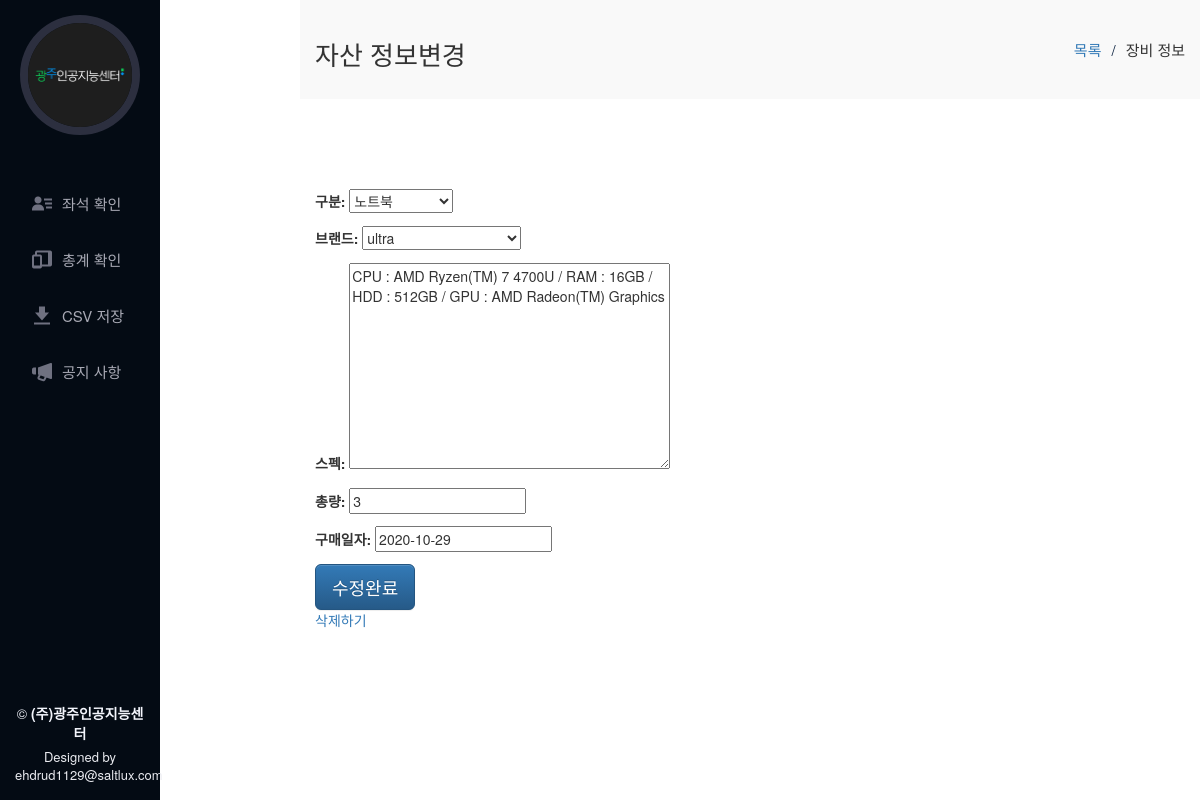
Screenshot of /check_total_update/25 with the database file from the repository.
### app_equipments/models.py (models this page shows, shortened)
class Device(models.Model):
    device_id = models.AutoField(primary_key=True)
    purchase_date = DateField(default=datetime.date.today)
    category = models.CharField(max_length=20, default='', choices=CATEGORY_CHOICES)
    brand = models.CharField(max_length=20, default='', choices=BRAND_CHOICES)
    amount = models.IntegerField(default=1)
    spec = models.TextField(blank=True, default='')
    is_assets = models.CharField(blank=True, max_length=20, default='', choices=IS_ASSETS_CHOICES)
    etc = models.TextField(blank=True, default='')
    class Meta:
        ordering = ('category', 'brand', 'purchase_date')

### app_equipments/views.py (the view)
# urls.py: path('check_total_update/<int:device_id>', check_total_update, name='check_total_update'),
def check_total_update(request, device_id):
    device = Device.objects.get(device_id=device_id)
    if request.method == "POST":
        form = DeviceNewForm(request.POST)
        if form.is_valid():
            device.category = form.cleaned_data['category']
            device.brand = form.cleaned_data['brand']
            device.spec = form.cleaned_data['spec']
            device.amount = form.cleaned_data['amount']
            device.purchase_date = form.cleaned_data['purchase_date']
            device.save()
        return redirect('check_total')
    else:
        form = DeviceNewForm(instance=device)
    return render(request, 'app_equipments/menu/check_total_update.html', {'form': form, 'device_id': device_id,})

### app_equipments/forms.py
class DeviceNewForm(forms.ModelForm):
    class Meta:
        model = Device
        fields = ['category', 'brand', 'spec', 'amount', 'purchase_date',]
        labels = {
            'category': '구분',
            'brand': '브랜드',
            'spec': '스펙',
            'amount': '총량',
            'purchase_date': '구매일자',
        }
    def __init__(self, *args, **kwargs):
        super(DeviceNewForm, self).__init__(*args, **kwargs)
        self.fields['spec'].widget.attrs['placeholder'] = "PC 예시)  CPU : AMD Ryzen 7 4800H with Radeon Graphics 2.90GHz / RAM : 32GB / HDD : 1TB / GPU : GTX1660"

### app_equipments/templates/app_equipments/menu/check_total_update.html (shortened to what this page needs)
{% extends 'app_equipments/base/base.html' %}
{% load static %}
{% block content %}
<main id="main">
  <section id="breadcrumbs" class="breadcrumbs ">
    <div class="container">
      <div class="d-flex justify-content-between align-items-center">
        <h2>자산 정보변경</h2>
        <ol>
          <li><a href="{% url 'check_total' %}">목록</a></li>
          <li>장비 정보</li>
        </ol>
      </div>
    </div>
  </section>
  <section id="portfolio-details" class="portfolio-details ">
    <div class="container">
      <div class="portfolio-description">
        <form method="post">
          {{ form.as_p }}
          <button type="submit" class="btn btn-primary btn-lg">수정완료</button>
        </form>
        <a href="{% url 'check_total_delete' device_id %}">삭제하기</a>
      </div>
    </div>
  </section>
</main>
{% endblock %}

### app_equipments/static/app_equipments/assets/css/style.css (style rules this page uses)
body { font-family: "Open Sans", sans-serif; color: #272829; }
a { color: #149ddd; }
h1, h2, h3, h4, h5, h6 { font-family: "Raleway", sans-serif; }
.container { width:100% !important; }
#main { margin-left: 300px; }
section { padding: 60px 0; overflow: hidden; }
.breadcrumbs { padding: 20px 0; background: #f9f9f9; }
.breadcrumbs h2 { font-size: 26px; font-weight: 300; }
.breadcrumbs ol { display: flex; flex-wrap: wrap; list-style: none; padding: 0; margin: 0; font-size: 15px; }
.breadcrumbs ol li + li { padding-left: 10px; }
.breadcrumbs ol li + li::before { display: inline-block; padding-right: 10px; color: #0e2442; content: "/"; }
.portfolio-details { padding-top: 40px; }
.portfolio-details .portfolio-description { padding-top: 50px; }
.portfolio-details .portfolio-description p { padding: 0; }

### rows the page displays
Device: category "노트북", brand "ultra", spec "CPU : AMD Ryzen(TM) 7 4700U / RAM : 16GB / HDD : 512GB / GPU : AMD Radeon(TM) Graphics", amount "3", purchase_date "2020-10-29"
